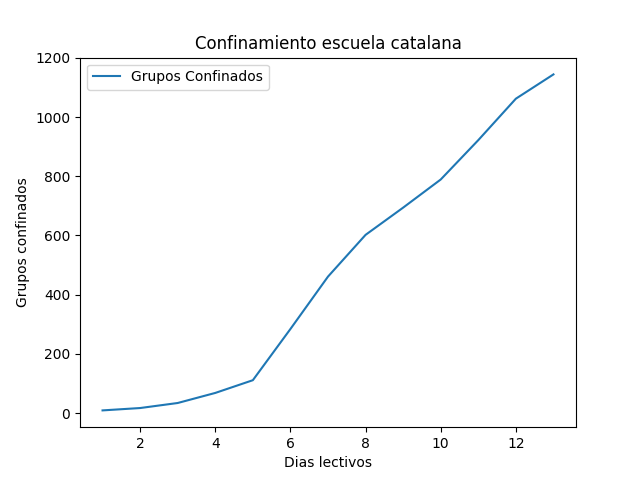

The Python source for this figure:
from pandas_ods_reader import read_ods
import matplotlib.pyplot as plt

path = "EscolaCovid.ods"

# load a sheet based on its index (1 based)
sheet_idx = 1
df = read_ods(path, sheet_idx)

# load a sheet based on its name
sheet_name = "Sheet1"
df = read_ods(path, sheet_name)

# load a file that does not contain a header row
# if no columns are provided, they will be numbered
df = read_ods(path, 1, headers=False)

# load a file and provide custom column names
# if headers is True (the default), the header row will be overwritten
df = read_ods(path, 1, columns=list('ABCDEFGHI'))
df_grupos_confinados = df[ ['B','G']]
print(df_grupos_confinados)
df.plot(x='B', y='G', label='Grupos Confinados')
plt.title('Confinamiento escuela catalana')


plt.xlabel('Dias lectivos')
plt.ylabel('Grupos confinados')
plt.savefig('grupos_confinados.png')
plt.show()
